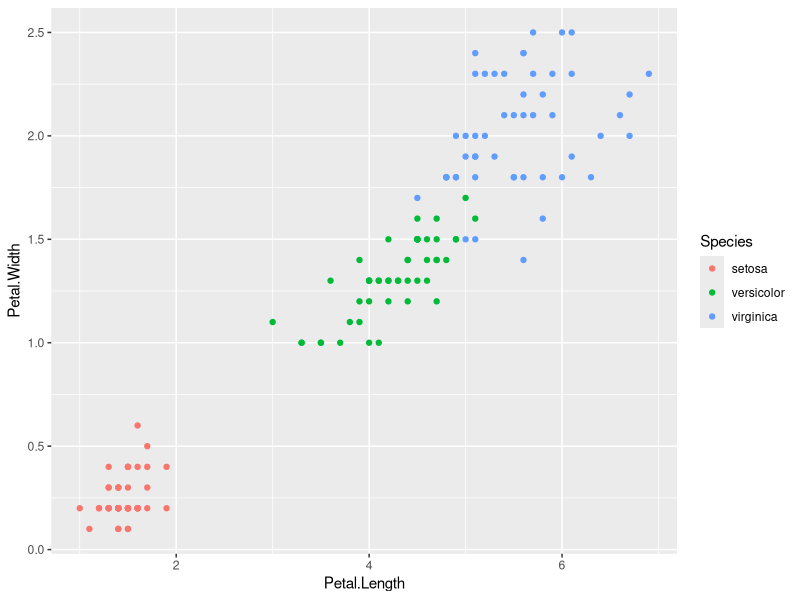
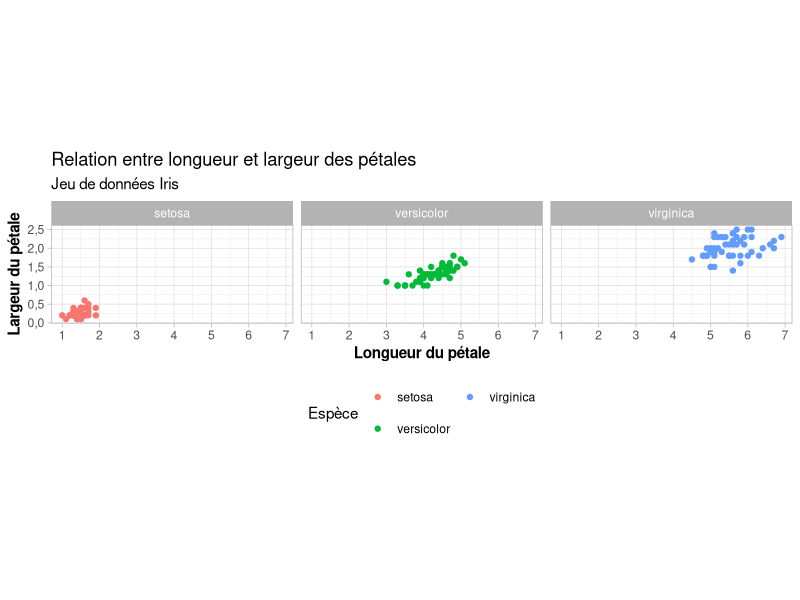
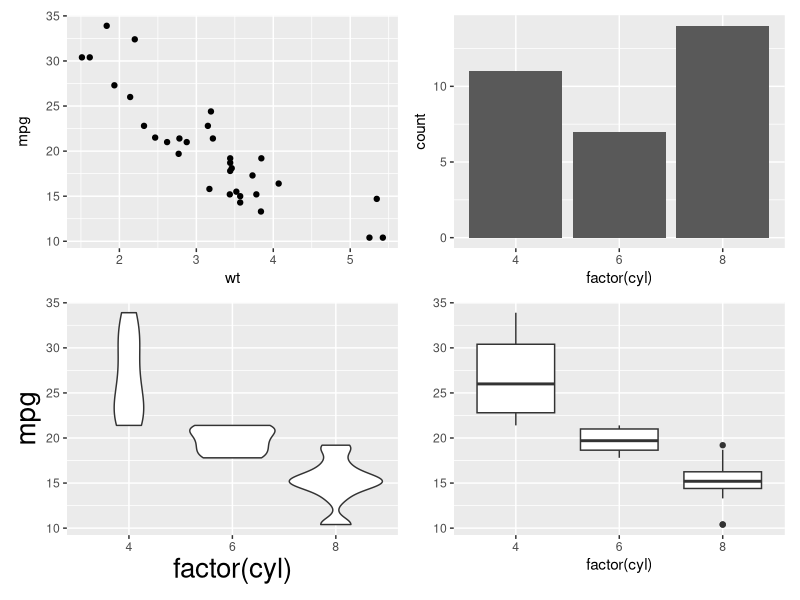
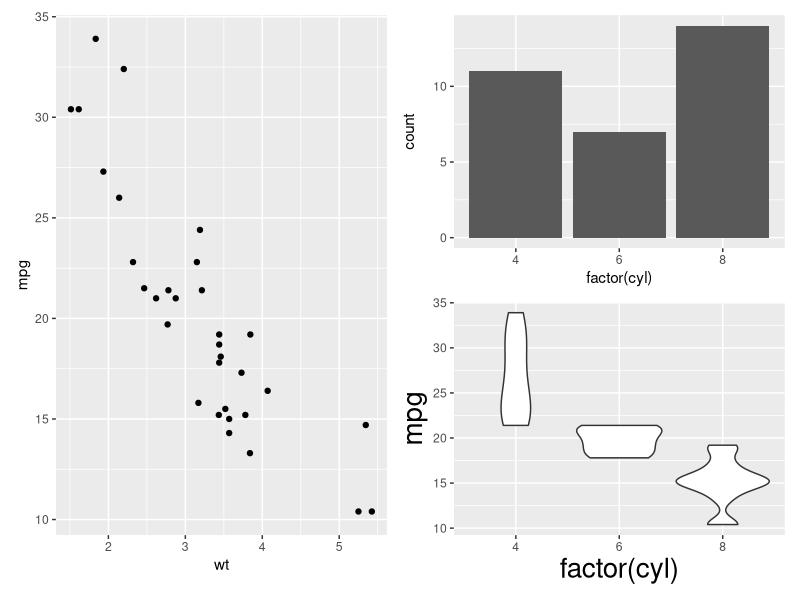
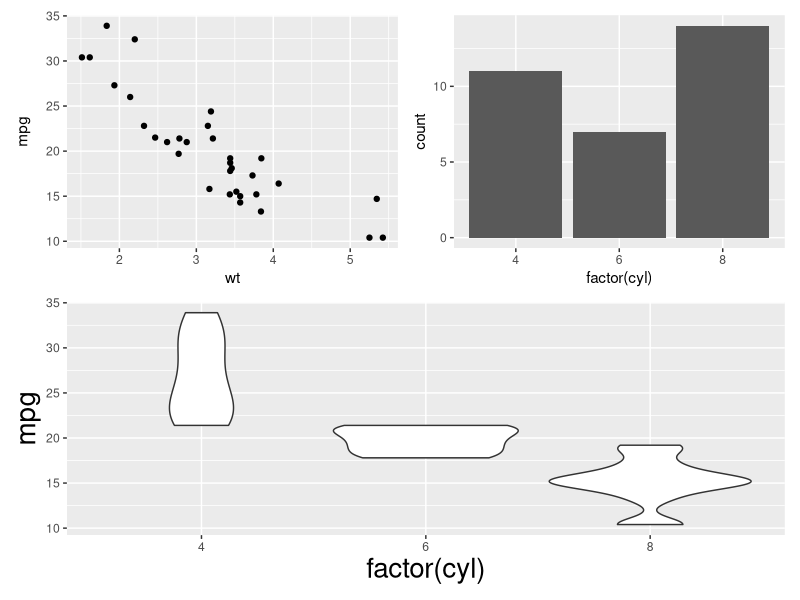
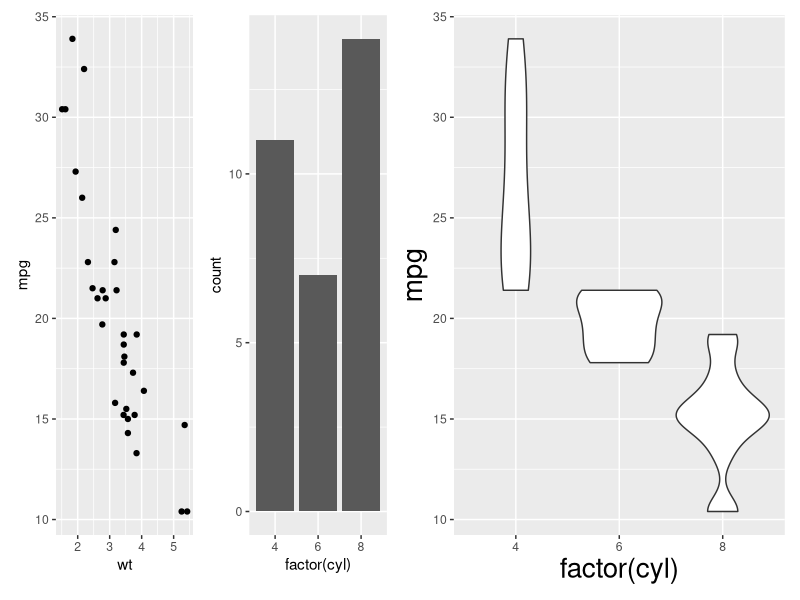
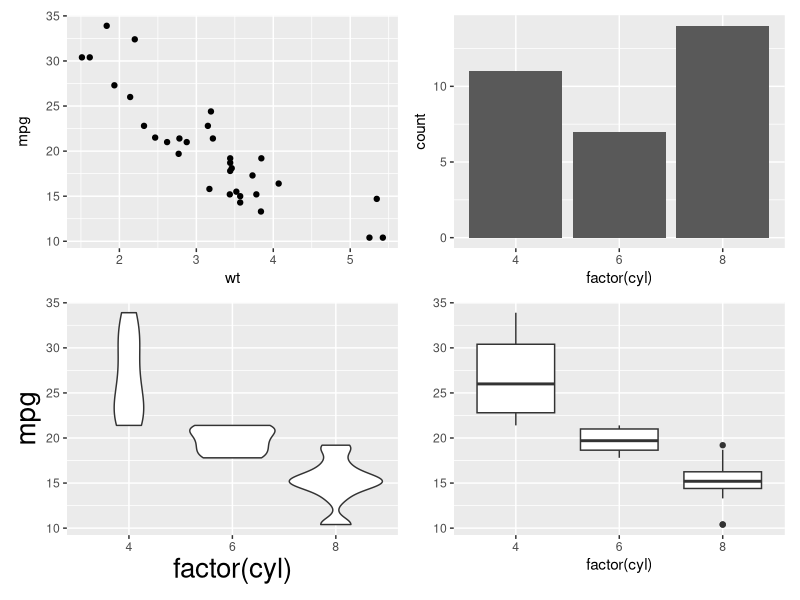
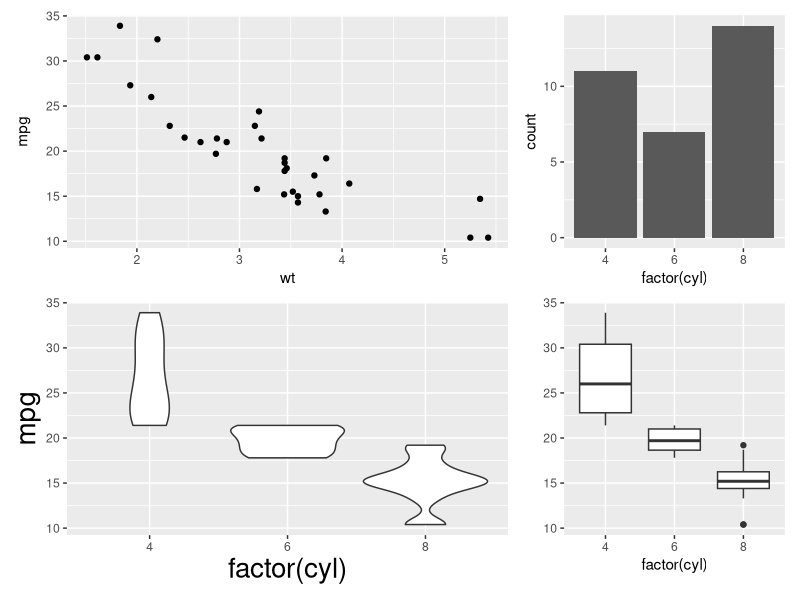

The R script that drew these images, in order:
## ---- chunk 1
library(ggplot2)
p <- 
  ggplot(iris) +
  aes(
    x = Petal.Length, 
    y = Petal.Width, 
    colour = Species
  ) +
  geom_point()
p
## ---- chunk 2
    p +
      labs(
        x = "Longueur du pétale",
        y = "Largeur du pétale",
        colour = "Espèce"
      ) +
      ggtitle(
        "Relation entre longueur et largeur des pétales",
        subtitle = "Jeu de données Iris"
      ) +
      scale_x_continuous(breaks = 1:7) +
      scale_y_continuous(
        labels = scales::label_number(decimal.mark = ",")
      ) +
      coord_equal() +
      facet_grid(cols = vars(Species)) +
      guides(
        color = guide_legend(nrow = 2)
      ) +
      theme_light() +
      theme(
        legend.position = "bottom",
        axis.title = element_text(face = "bold")
      )
## ---- chunk 3
p1 <- ggplot(mtcars) +
  aes(x = wt, y = mpg) + 
  geom_point()
p2 <- ggplot(mtcars) +
  aes(x = factor(cyl)) +
  geom_bar()
p3 <- ggplot(mtcars) +
  aes(x = factor(cyl), y = mpg) +
  geom_violin() +
  theme(axis.title = element_text(size = 20))
p4 <- ggplot(mtcars) +
  aes(x = factor(cyl), y = mpg) + 
  geom_boxplot() +
  ylab(NULL)
## ---- chunk 4
library(patchwork)
p1 + p2 + p3 + p4
## ---- chunk 5
p1 | p2 / p3
## ---- chunk 6
(p1 + p2) / p3
## ---- chunk 7
(p1 + p2) | p3
## ---- chunk 8
list(p1, p2, p3, p4) |> 
  wrap_plots()
## ---- chunk 9
p1 + p2 + p3 + p4 + plot_layout(widths = c(2, 1))
## ---- chunk 10
p1 + p2 + p3 + p4 +
  plot_annotation(
    title = "Titre du graphique",
    subtitle = "sous-titre",
    caption = "notes additionelles",
    tag_levels = "a",
    tag_suffix = "."
  )
